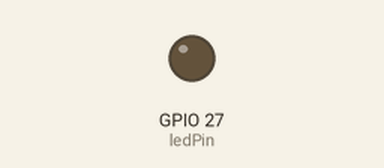
Recording of a program running on a simulated Raspberry Pi (BCM pin numbers). Shown: output pins drawn as LEDs (lit = HIGH). What the program prints to the terminal is not drawn.

Above: at 0.05 s.
At 1.45 s:
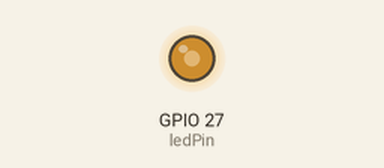
At 2.85 s:
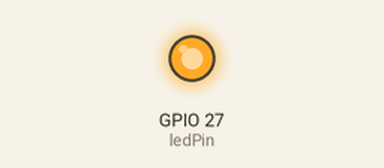
At 5.7 s:
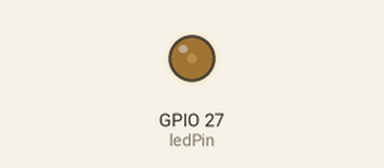
Timing chart, 0 to 9.4 s (numbered marks = the images above):
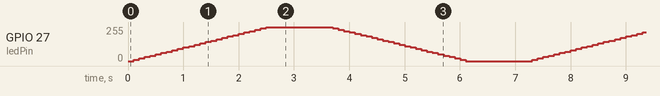

The program:

breathing_led.py
```python
import RPi.GPIO as GPIO
import time

# variables to be defined here
ledPin = 27

def print_message():
    print ("|**************************************|")
    print ("|            Breathing LED             |")
    print ("|**************************************|\n")
    print 'Program is running...'
    print ('\n')
    print 'Please press Ctrl+C to end the program...'

def setup():
    # Set the GPIO modes to BCM Numbering
    GPIO.setmode(GPIO.BCM)

    # Setup GPIO pins here
    GPIO.setup(ledPin, GPIO.OUT, initial=GPIO.LOW)

    global p
    # Start the PWM
    p = GPIO.PWM(ledPin, 1000)
    p.start(0)

def main():
    print_message()
    while True:
        for dc in range(0, 101, 4):   # Increase duty cycle: 0~100
            p.ChangeDutyCycle(dc)     # Change duty cycle
            time.sleep(0.1)
        time.sleep(1)
        for dc in range(100, -1, -4): # Decrease duty cycle: 100~0
            p.ChangeDutyCycle(dc)
            time.sleep(0.1)
        time.sleep(1)


def destroy():
    # Stop the PWM
    p.stop()
    # Turn off the LED
    GPIO.output(ledPin, GPIO.HIGH)

    # Release resource
    GPIO.cleanup()

# If run this script directly, do:
if __name__ == '__main__':
    setup()
    try:
        main()
    # When 'Ctrl+C' is pressed, the child program
    # destroy() will be  executed.
    except KeyboardInterrupt:
        destroy()
```
